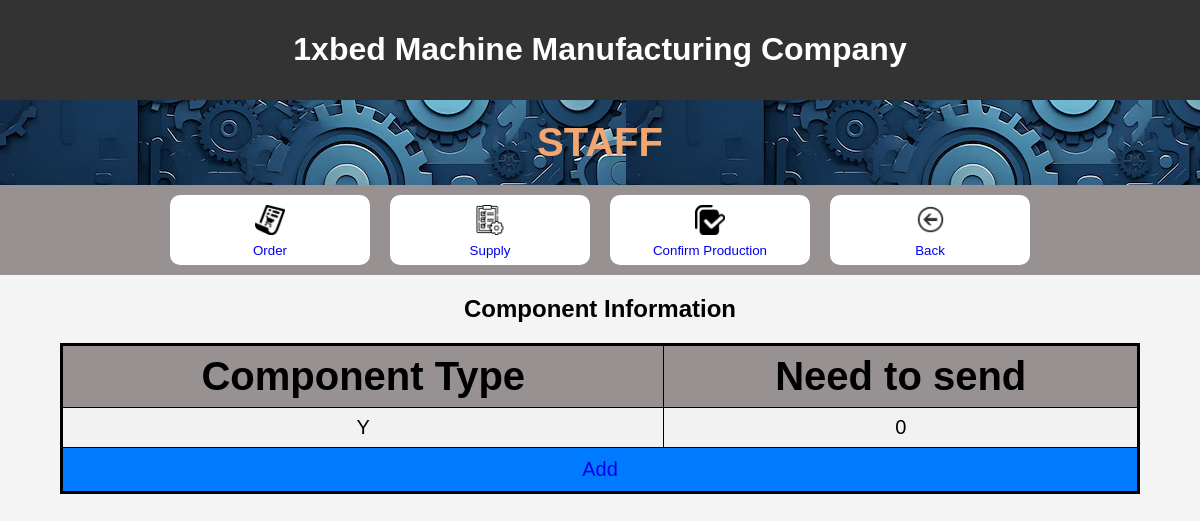
Page /staff/supply on the earlier database version.
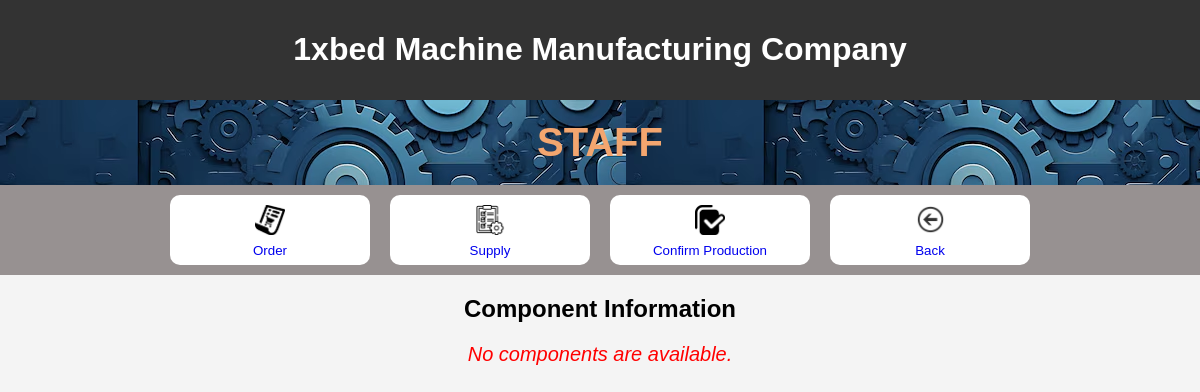
Same page on the later database version.
### myproject/models.py (models this page shows, shortened)
class ComponentQuantity(models.Model):
    component_type = models.CharField(max_length=100)
    now = models.IntegerField()
    supplying = models.IntegerField()
    need = models.IntegerField()
    miss = models.IntegerField()

### myproject/views.py (the view)
# urls.py: path("staff/supply", views.Supply_.main, name="staff/supply"),
    def main(request):
        list_quantity = ComponentQuantity.objects.all()
        return render(request, "myproject/supply/main.html", {'list_quantity': list_quantity})

### myproject/templates/myproject/supply/main.html (shortened to what this page needs)
<!DOCTYPE html>
<html lang="en">
<head>
    {% load static %}
    <link rel="stylesheet" href="{% static 'css/welcomepage.css' %}">
</head>
<body>
    <header>
        <h1>1xbed Machine Manufacturing Company</h1>
    </header>
    <div id = headerweb>
    <h1 id = welcome>
        STAFF
    </h1>
    <div id = link>
    <button id = choice><a
    href="order">
        <img id = icon src="{% static 'img/order.png' %}"
         >
        <br>
        Order
    </a></button>
    <button id = choice><a
    href="supply">
        <img id =icon src="{% static 'img/work-list.png' %}"
         >
        <br>
        Supply
    </a></button>
    <button id = choice><a
    href="confirm_production">
        <img id = icon src="{% static 'img/checked.png' %}"
         >
        <br>
        Confirm Production
    </a></button>
    <button id = choice>
        <a
        href="{% url 'homepage' %}">
        <img id =icon  src="{% static 'img/back.png' %}"
        >
        <br>
        Back
    </a> </button>
    </div>
</div>
    <h2 > Component Information </h2>
{% if list_quantity %}
    <table border="1">
        <tr>
            <th>Component Type</th>
            <th>Need to send</th>
        </tr>
    {% for component in list_quantity %}
        <tr>
            <td>{{ component.component_type }}</td>
            <td>{{ component.supplying }}</td>
    {% endfor %}
    <tr>
        <td id = add colspan="2">
            <a href="supply/send" id="add" class="button">Add</a>
        </td>
    </tr>
    </table>
{% else %}
<p id = note>No components are available.</p>
{% endif %}
</body>
</html>

Differences in the rows shown:
removed ComponentQuantity: component_type "Y", supplying "0"
Other differences:
text no longer shown: "Component Type Need to send Add"
text now shown: "No components are available."
